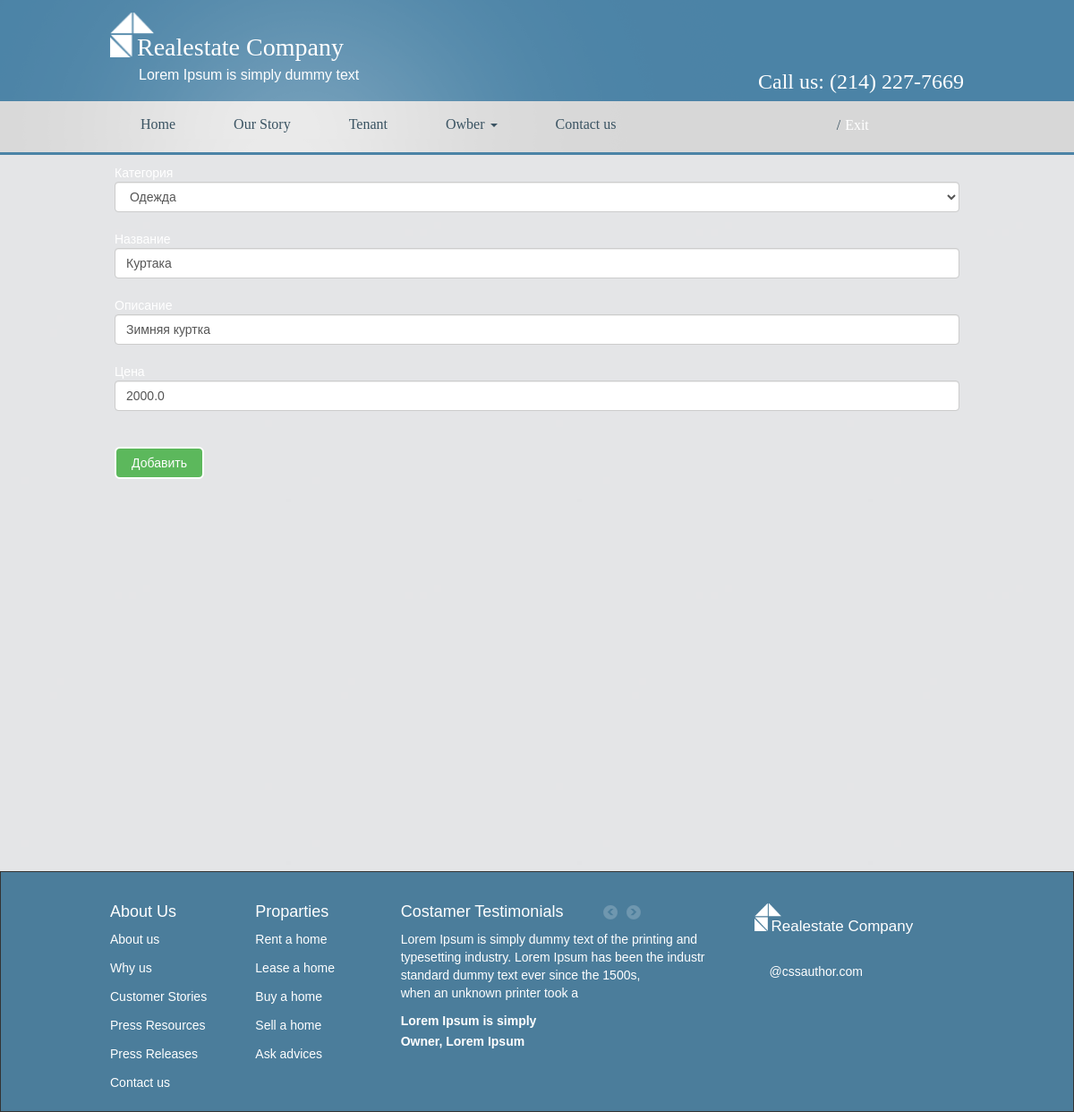
The page /stock/tovars/2/ on the database its author committed.
### testsite/models.py (models this page shows, shortened)
class Tovar(models.Model):
    category = models.ForeignKey(Category,
                                 on_delete=models.CASCADE,
                                 default=0,
                                 verbose_name='Категория')
    name = models.CharField(max_length=100,
                            default="",
                            verbose_name="Название", )
    desc = models.TextField(default="",
                            verbose_name="Описание", )
    price = models.FloatField(verbose_name="Цена",
                              max_length=3, )
    class Meta:
        verbose_name = "Товар"
        verbose_name_plural = "Товары"

### testsite/views.py (the view)
# urls.py: path('stock/tovars/<int:pk>/', views.tovar_edit, name='tovar_edit'),
def tovar_edit(request, pk):
    tovar = get_object_or_404(Tovar, pk=pk)
    if request.method == "POST":
        form = TovarForm(request.POST, instance=tovar)
        if form.is_valid():
            tovar.save()
            return redirect('home')
    else:
        form = TovarForm(instance=tovar)
    return render(request, 'testsite/tovar.html', {'tovar': form})

### testsite/forms.py
class TovarForm(forms.ModelForm):
    class Meta:
        model = Tovar
        fields = ['category', 'name', 'desc', 'price']
        widgets = {
            "category": Select(attrs={
                'class': 'form-control',
                'placeholder': "Выберите категорию"
            }),
            "name": TextInput(attrs={
                'class': 'form-control',
                'placeholder': "Введите название"
            }),
            "desc": TextInput(attrs={
                'class': 'form-control',
                'placeholder': "Введите описание"
            }),
            "price": NumberInput(attrs={
                'class': 'form-control',
                'placeholder': "Введите цену"
            }),
        }

### testsite/models.py (called while the page is built)
    def __str__(self):
        return self.name

### testsite/templates/testsite/tovar.html (shortened to what this page needs)
{% extends 'testsite/base.html' %}
{% block content %}
<form method="post" class="text-white">
    {% for each in tovar %}
        {{ each.label }}<br>
        {{ each }}<br>
    {% endfor %}
    <br><button type="submit" name="save" class="btn btn-success">Добавить</button>
</form>
{% endblock %}

### testsite/static/css/Style.css (style rules this page uses)
body,p,ul,ol,li,span,tr,th,td,input,code { font-family:arial; font-size:14px; }
body { background:url("../img/background-body.jpg"); }
.btn { border:2px solid white; border-radius: 6px !important; min-width: 100px; }

### rows shown on the page
Tovar: tovar "Одежда" "Куртака" "Зимняя куртка" "2000.0"

### other values the page prints
{{ each.label }} "Категория" "Название" "Описание" "Цена"
